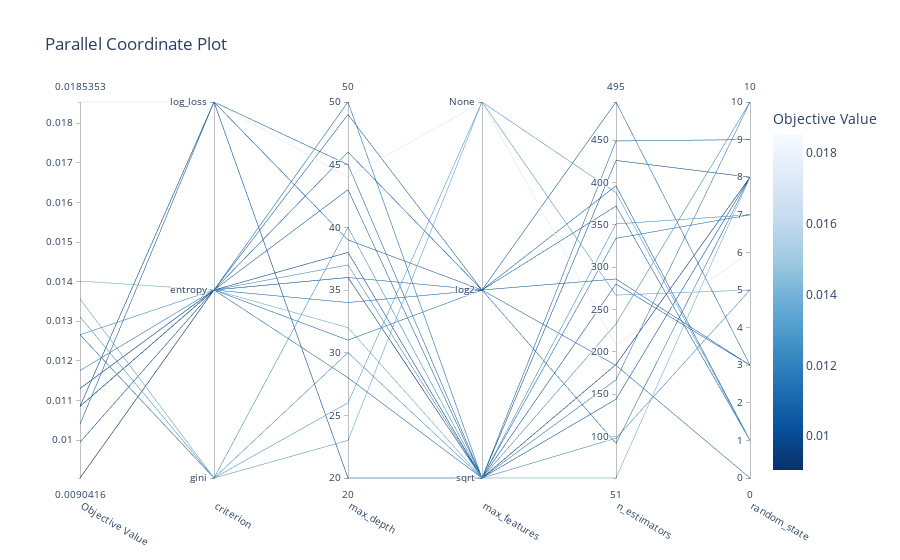

Here is the notebook cell this chart was saved with:
### Code cell
from matplotlib import pyplot as plt
fig_study = optuna.visualization.plot_parallel_coordinate(study, params=["n_estimators", "criterion","max_depth","max_features","random_state"])
fig_study.show()

### Figure 1 — Plotly figure (JSON) as saved in the notebook; plotly's stock layout.template omitted (floating-point values rounded to 4 significant figures)
{"data": [{"dimensions": [{"label": "Objective Value", "range": [0.009042, 0.01854], "values": [0.01266, 0.01085, 0.01356, 0.01311, 0.009042, 0.01266, 0.01085, 0.0113, 0.01085, 0.01854, 0.01175, 0.0113, 0.01085, 0.0113, 0.01085, 0.009946, 0.01266, 0.01401, 0.0113, 0.0104]}, {"label": "criterion", "range": [0, 2], "ticktext": ["gini", "entropy", "log_loss"], "tickvals": [0, 1, 2], "values": [0, 1, 0, 0, 1, 0, 2, 1, 2, 2, 1, 1, 1, 1, 1, 1, 1, 1, 1, 2]}, {"label": "max_depth", "range": [20, 50], "values": [40, 46, 23, 26, 36, 30, 45, 31, 39, 44, 50, 36, 49, 34, 43, 38, 37, 32, 28, 20]}, {"label": "max_features", "range": [0, 2], "ticktext": ["sqrt", "log2", "None"], "tickvals": [0, 1, 2], "values": [0, 1, 2, 2, 0, 0, 0, 1, 1, 2, 0, 1, 1, 1, 0, 0, 0, 0, 0, 0]}, {"label": "n_estimators", "range": [51, 495], "values": [351, 396, 267, 388, 185, 98, 449, 92, 372, 208, 167, 495, 286, 184, 280, 426, 233, 51, 334, 144]}, {"label": "random_state", "range": [0, 10], "values": [7, 1, 5, 1, 8, 5, 9, 8, 1, 6, 10, 3, 3, 0, 3, 8, 10, 8, 7, 8]}], "labelangle": 30, "labelside": "bottom", "line": {"color": [0.01266, 0.01085, 0.01356, 0.01311, 0.009042, 0.01266, 0.01085, 0.0113, 0.01085, 0.01854, 0.01175, 0.0113, 0.01085, 0.0113, 0.01085, 0.009946, 0.01266, 0.01401, 0.0113, 0.0104], "colorbar": {"title": {"text": "Objective Value"}}, "colorscale": [[0, "rgb(247,251,255)"], [0.125, "rgb(222,235,247)"], [0.25, "rgb(198,219,239)"], [0.375, "rgb(158,202,225)"], [0.5, "rgb(107,174,214)"], [0.625, "rgb(66,146,198)"], [0.75, "rgb(33,113,181)"], [0.875, "rgb(8,81,156)"], [1, "rgb(8,48,107)"]], "reversescale": true, "showscale": true}, "type": "parcoords"}], "layout": {"title": {"text": "Parallel Coordinate Plot"}}}
